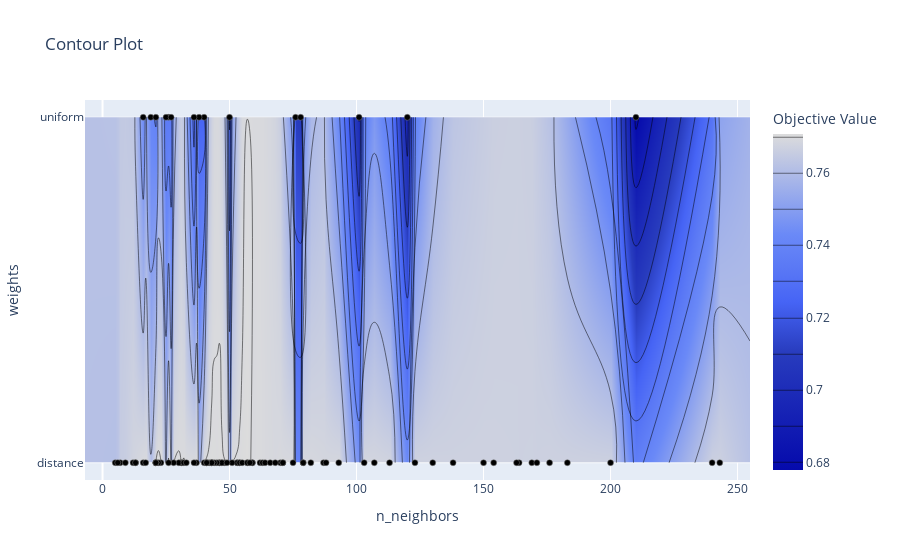

Notebook code cell kept with this figure:
### Code cell
optuna.visualization.plot_contour(knn_study, params=['n_neighbors', 'weights'])

### Figure 1 — Plotly figure (JSON) as saved in the notebook; plotly's stock layout.template omitted (floating-point values rounded to 4 significant figures; data arrays with more than 128 entries replaced by an {"elided": "..."} marker saying what was removed)
{"data": [{"colorbar": {"title": {"text": "Objective Value"}}, "colorscale": [[0, "rgb(5,10,172)"], [0.35, "rgb(40,60,190)"], [0.5, "rgb(70,100,245)"], [0.6, "rgb(90,120,245)"], [0.7, "rgb(106,137,247)"], [1, "rgb(220,220,220)"]], "connectgaps": true, "contours": {"coloring": "heatmap"}, "hoverinfo": "none", "line": {"smoothing": 1.3}, "reversescale": false, "x": [-6.9, 5, 6, 7, 9, 12, 13, 16, 17, 19, 21, 22, 23, 25, 26, 27, 28, 30, 31, 32, 33, 36, 37, 38, 40, 41, 42, 43, 44, 45, 46, 47, 48, 49, 50, 51, 53, 54, 55, 57, 58, 59, 62, 63, 64, 66, 68, 70, 71, 75, 76, 78, 79, 82, 87, 88, 93, 101, 103, 107, 113, 120, 123, 130, 138, 150, 154, 163, 164, 169, 171, 176, 183, 200, 210, 240, 243, 254.9], "y": ["distance", "uniform"], "z": {"elided": "2x78 float values"}, "type": "contour"}, {"marker": {"color": "black", "line": {"color": "Grey", "width": 0.5}}, "mode": "markers", "showlegend": false, "x": [101, 169, 120, 40, 16, 76, 78, 176, 50, 210, 171, 164, 243, 163, 200, 154, 138, 123, 130, 113, 103, 93, 87, 79, 79, 54, 53, 41, 7, 47, 31, 53, 62, 31, 63, 23, 21, 26, 16, 19, 40, 5, 41, 64, 38, 21, 22, 25, 13, 21, 21, 21, 9, 30, 17, 32, 6, 70, 21, 240, 46, 33, 46, 48, 43, 59, 47, 42, 37, 71, 45, 54, 12, 28, 107, 150, 88, 183, 36, 59, 44, 43, 43, 43, 51, 71, 55, 57, 66, 36, 27, 41, 57, 58, 82, 49, 68, 26, 13, 75], "y": ["uniform", "distance", "uniform", "uniform", "uniform", "uniform", "uniform", "distance", "uniform", "uniform", "distance", "distance", "distance", "distance", "distance", "distance", "distance", "distance", "distance", "distance", "distance", "distance", "distance", "distance", "distance", "distance", "distance", "distance", "distance", "distance", "distance", "distance", "distance", "distance", "distance", "distance", "distance", "uniform", "distance", "uniform", "distance", "distance", "distance", "distance", "uniform", "distance", "distance", "uniform", "distance", "distance", "distance", "distance", "distance", "distance", "distance", "distance", "distance", "distance", "uniform", "distance", "distance", "distance", "distance", "distance", "distance", "distance", "distance", "distance", "distance", "distance", "distance", "distance", "distance", "distance", "distance", "distance", "distance", "distance", "uniform", "distance", "distance", "distance", "distance", "distance", "distance", "distance", "distance", "distance", "distance", "distance", "uniform", "distance", "distance", "distance", "distance", "distance", "distance", "distance", "distance", "distance"], "type": "scatter"}], "layout": {"title": {"text": "Contour Plot"}, "xaxis": {"title": {"text": "n_neighbors"}, "range": [-6.9, 254.9]}, "yaxis": {"title": {"text": "weights"}, "range": [-0.05, 1.05], "type": "category"}}}
